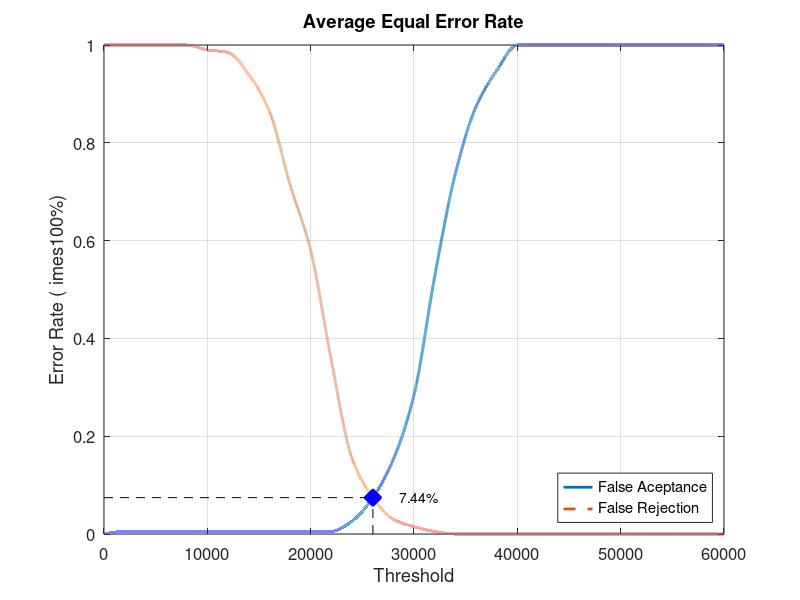
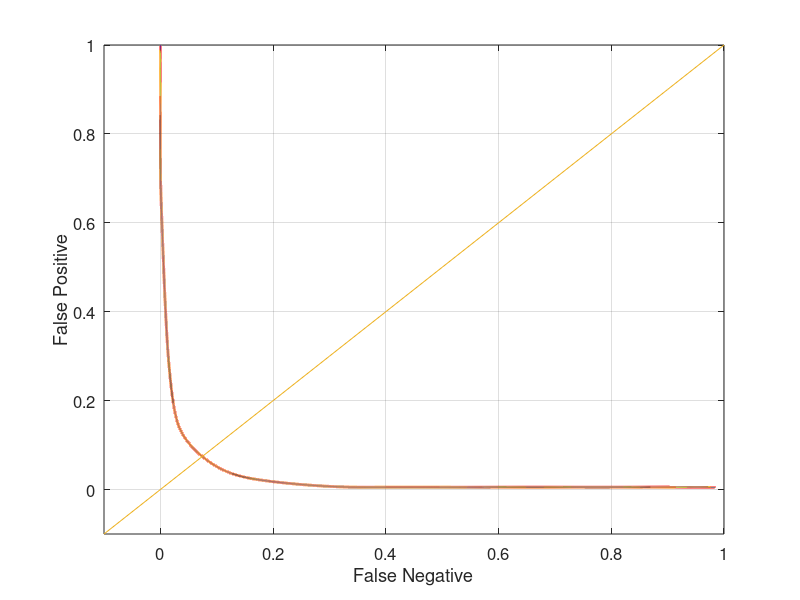

MATLAB code for these plots, in order:
close all;
clear;
clc;
x = 0:2000:60000;
xq = 0:0.5:60000;

y0 = [0 0.00526316 0.00526316 0.00526316 0.00526316 0.00526316 0.00526316 0.00526316 0.00526316 0.00526316 0.00526316 0.00526316 0.0263158 0.0736842 0.152632 0.284211 0.526316 0.736842 0.873684 0.947368 1 1 1 1 1 1 1 1 1 1 1]
yy0 = interp1(x, y0, xq, 'pchip');
y1 = [1 1 1 1 1 0.99 0.985 0.94 0.865 0.715 0.58 0.355 0.155 0.075 0.03 0.015 0.005 0 0 0 0 0 0 0 0 0 0 0 0 0 0]
yy1 = interp1(x, y1, xq, 'pchip');

% Calculating EER: 
y2 = abs(y0 - y1);
find(y2 == min(y2))
yy2 = abs(yy0 - yy1);
xEER = find(yy2 == min(yy2));
xEERIndex = xq(xEER) % X-axis EER
yEER = yy0(xEER) % Y-axis EER

main = figure
plot(xq, yy0,'-','LineWidth', 2);	hold on
plot(xq, yy1,'--','LineWidth', 2);	hold on
plot([xEERIndex xEERIndex], [0 yEER], 'k--');	hold on
plot([0 xEERIndex], [yEER yEER], 'k--');	hold on
plot(xEERIndex, yEER, 'bx', 'LineWidth', 10);	hold on
text(xEERIndex + 10 * xEERIndex / 100, yEER, [num2str(round((10000 * yEER)) / 100) '%'])
legend('False Aceptance', 'False Rejection', 'Location', 'SouthEast')
xlabel('Threshold')
ylabel('Error Rate (	imes100%)')
title('Average Equal Error Rate')
set(gca, 'FontSize', 12)
axis([0 60000 0 1])
grid on

print(main, 'Database3_4Main', '-dpng');
FNRxFPR = figure('Color', [1 1 1]);
plot(yy1, yy0, '-', yy1, yy0, 'LineWidth', 2);
hold on
y = -0.1:0.1:1
plot(y, y); 
set(gca, 'FontSize', 12)
xlabel('False Negative')
ylabel('False Positive')
axis([-0.1 1 -0.1 1])
set(gca, 'FontSize', 12)
grid on

print(FNRxFPR, 'Database3_4FNRxFPR','-dpng');
